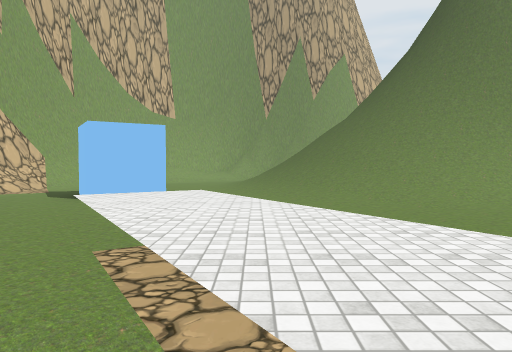
View 1 (above)

23 first-person views from a walk through a scene from a Unity 3-D project. The camera is 1.4 m above the floor, tilts 2° down and sees 70° across. The floor is counted in squares, 2 m on a side. Each view is taken from the middle of a square. On the plan, view 1 faces up. The plan holds only what a view shows up to about 11 squares ahead; the rest is blank. The place goes on beyond the plan. The player is left out. Some surface patterns are stand-ins.

View 2
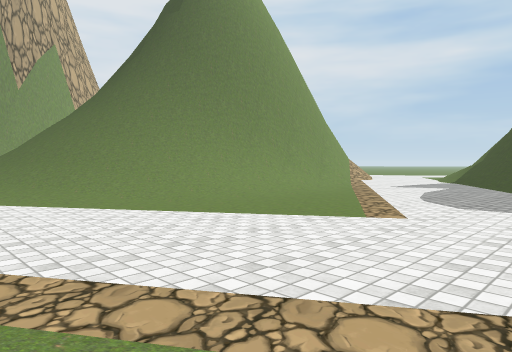

View 3
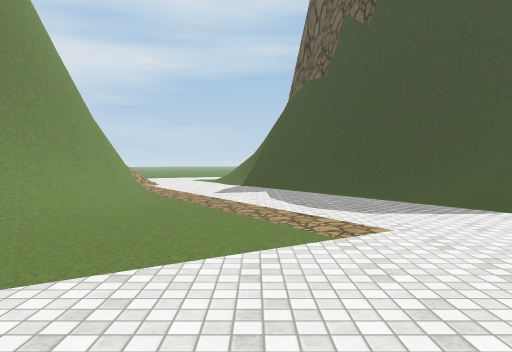

View 4
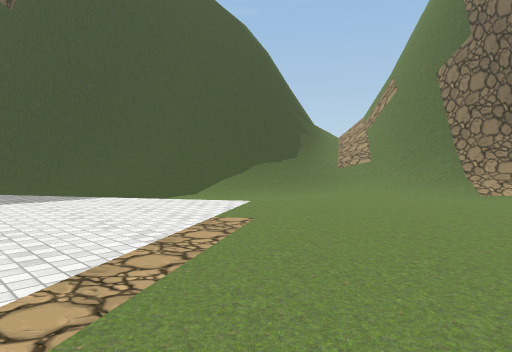

View 5
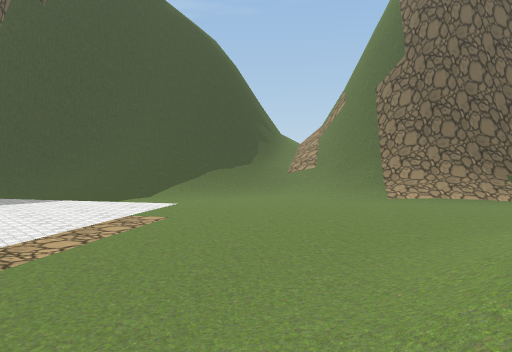

View 6
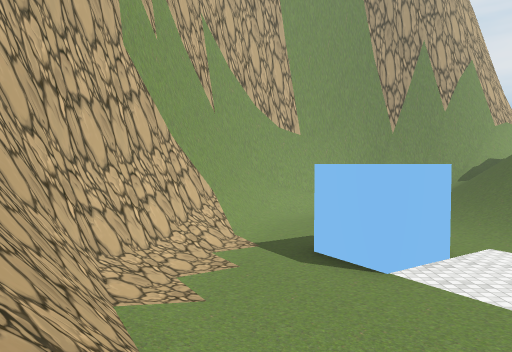

View 7
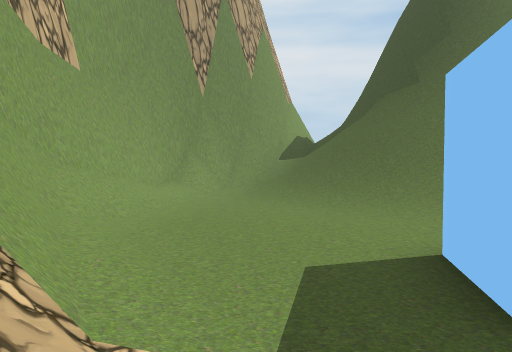

View 8
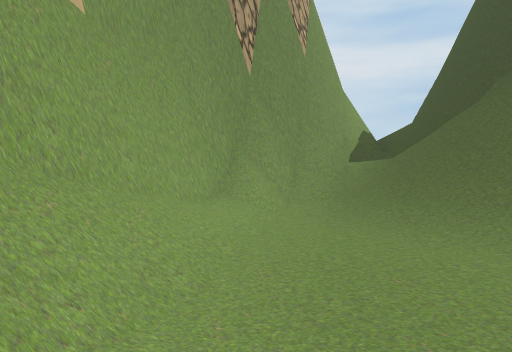

View 9
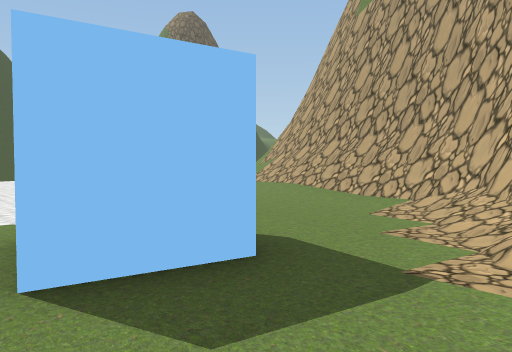

View 10
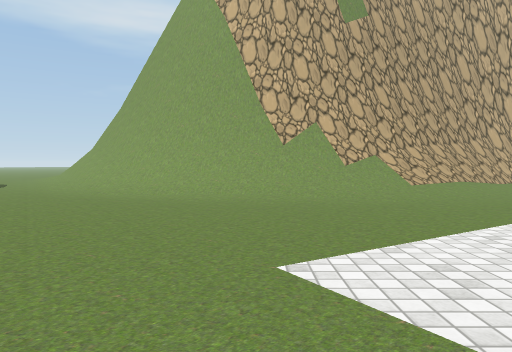

View 11
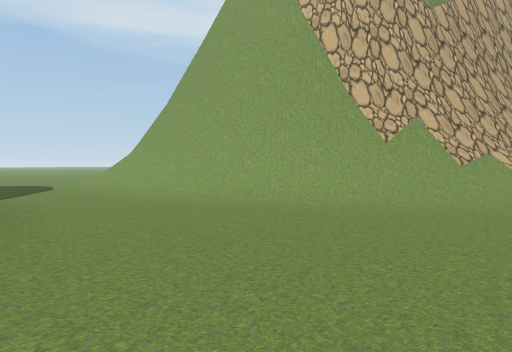

View 12
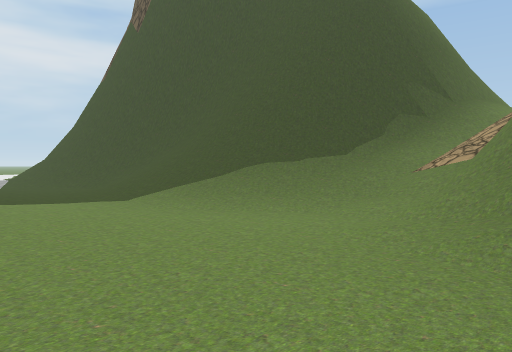

View 13
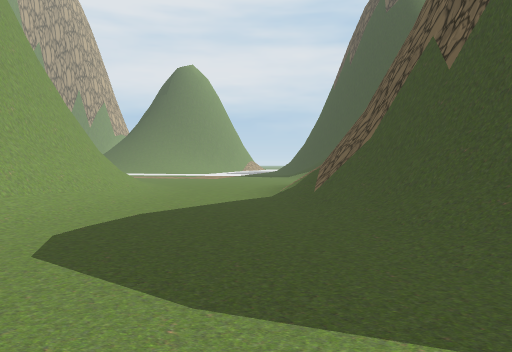

View 14
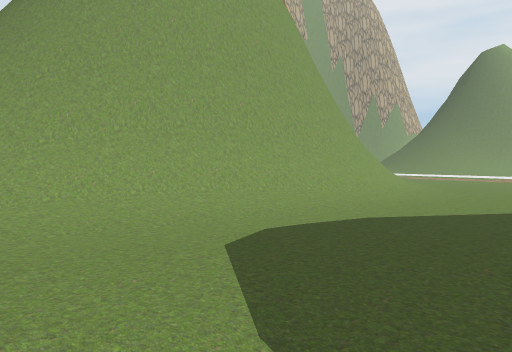

View 15
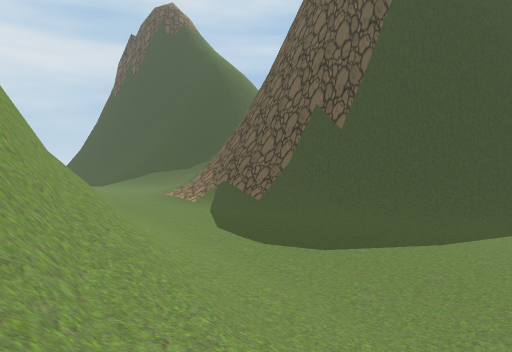

View 16
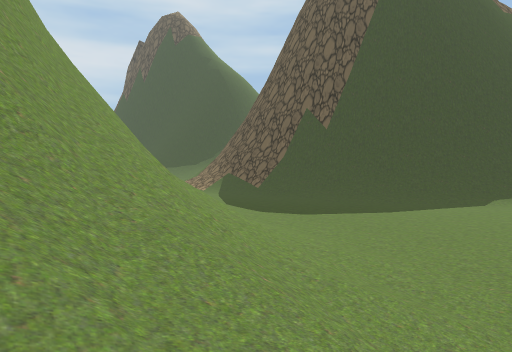

View 17
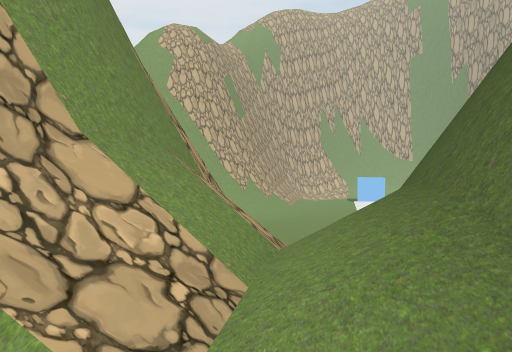

View 18
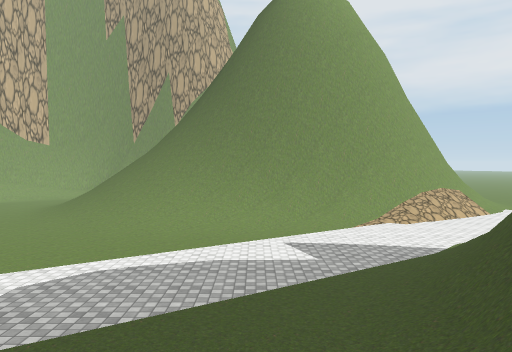

View 19
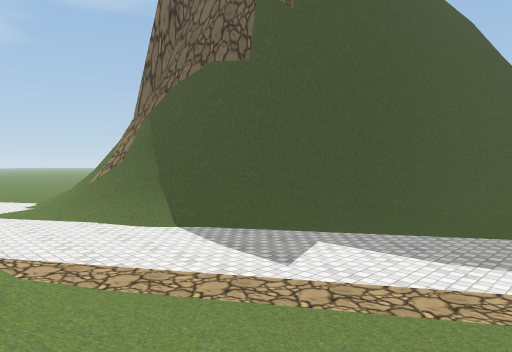

View 20
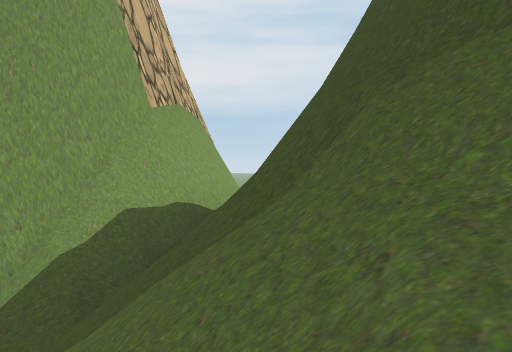

View 21
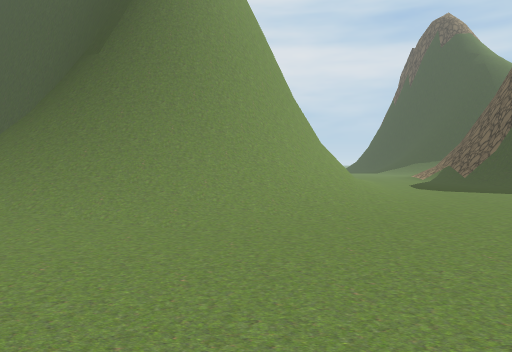

View 22
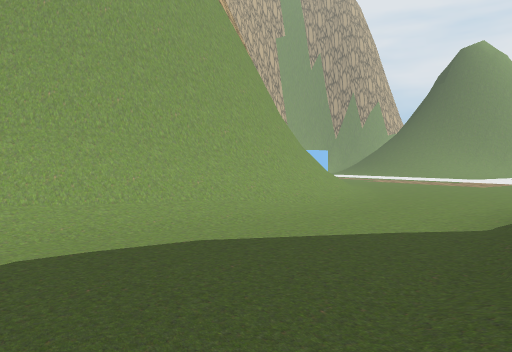

View 23
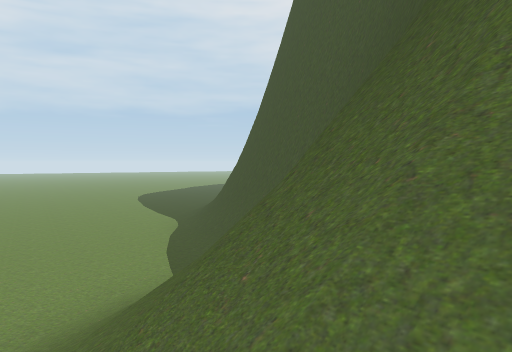

### Floor plan
Key: @ floor where view 1 was taken; # wall or solid block; . main floor; : floor 0.25 m higher than the main floor; + floor 4.25 m higher than the main floor; / step, stairs or slope; = window, fence, low wall or low ledge; O other object.
Columns run from 18 left of view 1 to 17 right of it. Each row starts with its distance up from view 1.
 18                          ##
 17                      #####
 16                ########//
 15               ##//=/////#
 14              ##/..:////##
 13              #/...////##
 12             ##....///==#
 11             #/....////##
 10            ##.....////##
  9            #/..O..:////##
  8            #/.OOO..:///########//
  7            #...O::../////##/#//::
  6            #....:::..::/:/:/::::
  5            #/...:::........:::::::::
  4 //#        ##:...:::.....::::://///:
  3 ./#         #/:..:::....:::://###//
  2 ./#         #//...:::.::::://######
  1 ./          ##/:...::::::..=##
  0 ..           #/:..@:::::...##
 -1 ..           #//....::...:/#
 -2 ./           #/:........///#
 -3 //          ##/........///##
 -4 //=#        #//.......:///#
 -5  //#       ##/........///##
 -6  //##     ##//........//##
 -7  ///#######//.....//////#
 -8  ///#+###/#:....//=/////##
 -9  /////////:....//#####///#
-10  .//////:.....:####  ##//##
-11 ....::......../#      ##//#
-12 ............./##       #//##
-13 ............:/#        ##//
-14 ....    ..../##

Where each view was taken, in squares from view 1:
view 1: 0 up, 0 right, facing up
view 2: 0 up, 1 left, facing up-right
view 3: 3 up, 1 left, facing right
view 4: 2 up, 2 left, facing down-right
view 5: 2 up, 4 left, facing down-right
view 6: 2 up, 5 left, facing up
view 7: 8 up, 6 left, facing up-right
view 8: 11 up, 5 left, facing up-right
view 9: 11 up, 4 left, facing down
view 10: 2 down, 4 right, facing left
view 11: 4 down, 3 right, facing left
view 12: 5 down, 2 left, facing right
view 13: 14 down, 9 left, facing up-right
view 14: 14 down, 8 left, facing up
view 15: 10 down, 13 left, facing right
view 16: 10 down, 15 left, facing right
view 17: 13 down, 8 right, facing up-left
view 18: 3 down, 7 right, facing up
view 19: 7 up, 5 right, facing down-right
view 20: 12 up, 2 right, facing up-right
view 21: 14 down, 18 left, facing up-right
view 22: 13 down, 6 left, facing up
view 23: 7 down, 16 left, facing up
